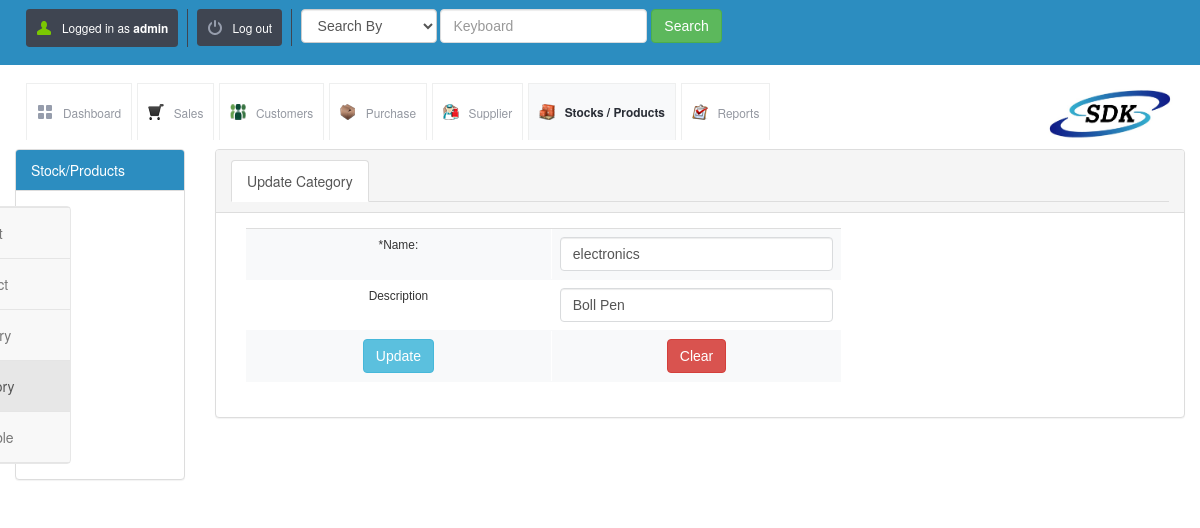
The page /update_category.php?sid=20&table=category_details (signed in) on the database as committed earlier.
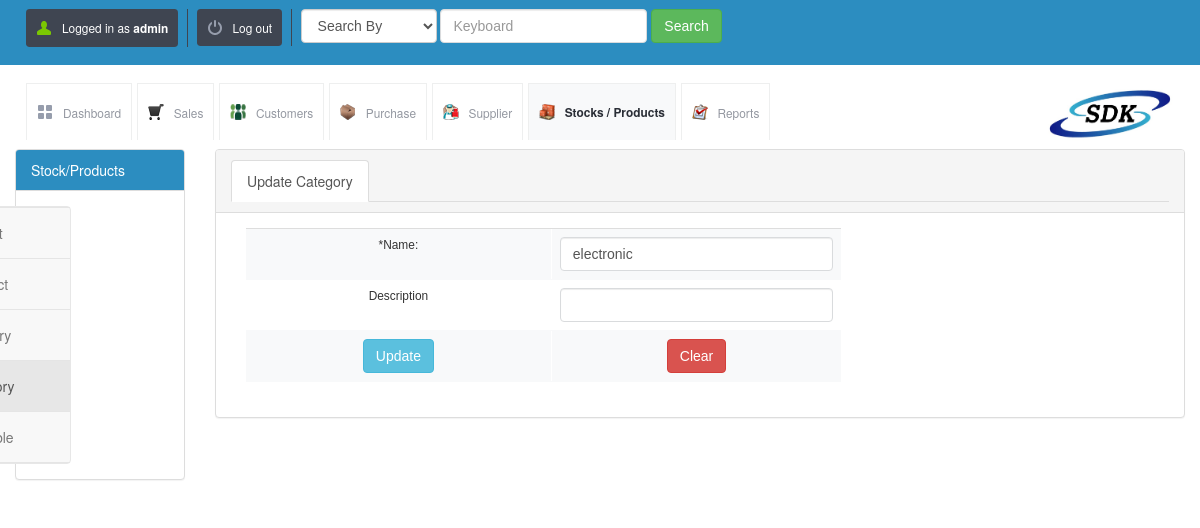
The same page on the database as committed later.
### tables this page shows
CREATE TABLE `category_details` (
  `id` int(10) UNSIGNED NOT NULL,
  `category_name` varchar(120) NOT NULL,
  `category_description` varchar(250) DEFAULT NULL
);

### config.php (called while the page is built)
<?php $config["database"] = "SDK"; $config["host"]= "localhost";$config["username"]= "root"; $config["password"]= "";?>

### lib/db.class.php (called while the page is built, shortened)
<?php
  class DB
  {
    function DB($base, $server, $user, $pass)
    {
      $this->connection = FALSE;
      $this->connection = mysqli_connect($server, $user, $pass, $base);
    }
    function queryUniqueObject($query, $debug = -1)
    {
      $query = "$query LIMIT 1";
      $result = mysqli_query($this->connection,$query) or $this->debugAndDie($query);
      return mysqli_fetch_object($result);
    }
    function getMicroTime()
    {
      list($msec, $sec) = explode(' ', microtime());
      return floor($sec / 1000) + $msec;
    }
  }
?>

### init.php (called while the page is built, shortened)
<?php
include("lib/db.class.php");
$db = new DB($config['database'], $config['host'], $config['username'], $config['password']);
?>

### update_category.php (the view, shortened to what this page needs)
<?php include("master_head.php"); ?>
<?php
if (isset($_GET['sid']))
    $id = $_GET['sid'];
$line = $db->queryUniqueObject("SELECT * FROM category_details WHERE id = $id");
?>
    <div class="container-fluid">
        <div class="row">
            <div class="col-md-2">
                <div class="panel panel-default">
                    <div class="panel-heading epanel">Stock/Products</div>
                    <div class="panel-body">
                        <nav class="navbar navbar-default sidebar" role="navigation">
                            <div class="collapse navbar-collapse" id="bs-sidebar-navbar-collapse-1">
                                <ul class="nav navbar-nav">
                                    <li><a href="add_stock.php">Add Stock/Product</a></li>
                                    <li><a href="view_product.php">View Stock/Product</a></li>
                                    <li><a href="add_category.php">Add Stock Category</a></li>
                                    <li class="active"><a href="view_category.php">view Stock Category</a></li>
                                    <li><a href="view_stock_availability.php">view Stock Available</a></li>
                                </ul>
                            </div>
                        </nav>
                    </div>
                </div>
            </div>
            <div class="col-md-10">
                <div class="panel panel-default">
                    <div class="panel-heading">
                        <ul class="nav nav-tabs" role="tablist">
                            <li class="active">
                                <a href="#update_category" role="tab" data-toggle="tab">Update Category</a>
                            </li>
                        </ul>
                    </div>
                    <div class="panel-body">
                        <div class="tab-content">
                            <div class="tab-pane active" id="update_category">
                                <form action="" method="post">
                                    <div class="col-md-8">
                                        <table class="table">
                                            <tr>
                                                <td class="col-md-2">
                                                    *Name:
                                                </td>
                                                <td class="col-md-6">
                                                    <input type="text" class="form-control" name="category_name" id="category_name" value="<?php echo $line->category_name; ?>">
                                                </td>
                                            </tr>
                                            <tr>
                                                <td class="col-md-2">
                                                    Description
                                                </td>
                                                <td class="col-md-6">
                                                    <input type="text"  class="form-control" name="category_description" id="category_description" value="<?php echo $line->category_description; ?>">
                                                </td>
                                            </tr>
                                            <tr>
                                                <td>
                                                    <button type="submit" name="update" class="btn btn-info">Update</button>
                                                </td>
                                                <td>
                                                    <button type="clear" name="clear" class="btn btn-danger">Clear</button>
                                                </td>
                                            </tr>
                                        </table>
                                    </div>
                                </form>
                            </div>
                        </div>
                    </div>
                </div>
            </div>
        </div>
    </div>
</body>
</html>

Rows that differ between the two databases and show on the page:
changed category_details: category_name "electronics" → "electronic"; category_description "Boll Pen" → (not shown)
